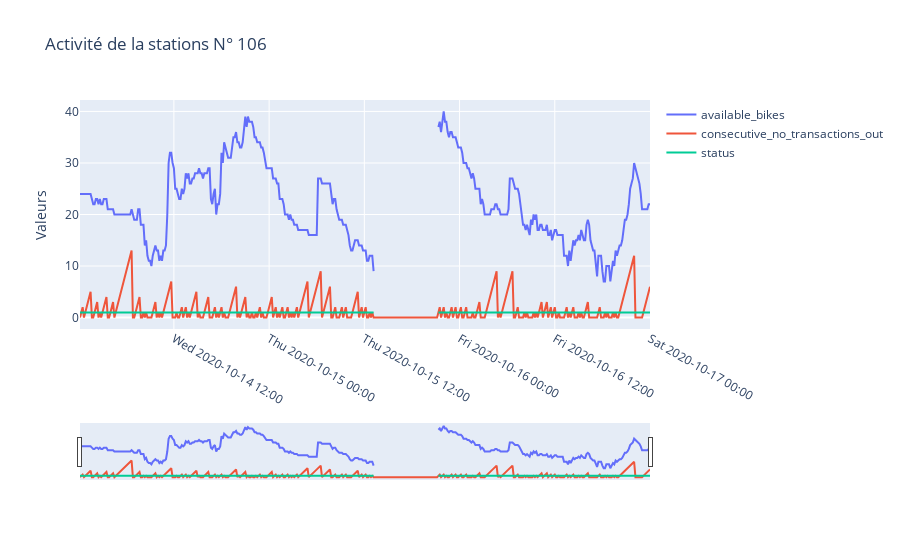

Write notebook code for a chart like this one.
### Code cell
plot_station_activity(station_df, station_id=station_id, 
                      features_to_plot=['available_bikes', #'available_stands',
                                       'consecutive_no_transactions_out',
                                        'status'
                                       ],
                      #start_date=start_date,
                      #end_date=end_date,
                      return_data=False)

### Figure 1 — Plotly figure (JSON) as saved in the notebook; plotly's stock layout.template omitted (floating-point values rounded to 4 significant figures; data arrays with more than 128 entries replaced by an {"elided": "..."} marker saying what was removed)
{"data": [{"mode": "lines", "name": "available_bikes", "type": "scatter", "x": {"elided": "432 str values"}, "y": {"elided": "432 int values"}}, {"mode": "lines", "name": "consecutive_no_transactions_out", "type": "scatter", "x": {"elided": "432 str values"}, "y": {"elided": "432 int values"}}, {"mode": "lines", "name": "status", "type": "scatter", "x": {"elided": "432 str values"}, "y": {"elided": "432 int values"}}], "layout": {"showlegend": true, "title": {"text": "Activité de la stations N° 106"}, "xaxis": {"rangeslider": {"visible": true}, "tickformat": "%a %Y-%m-%d %H:%M", "type": "date"}, "yaxis": {"title": {"text": "Valeurs"}}}}
